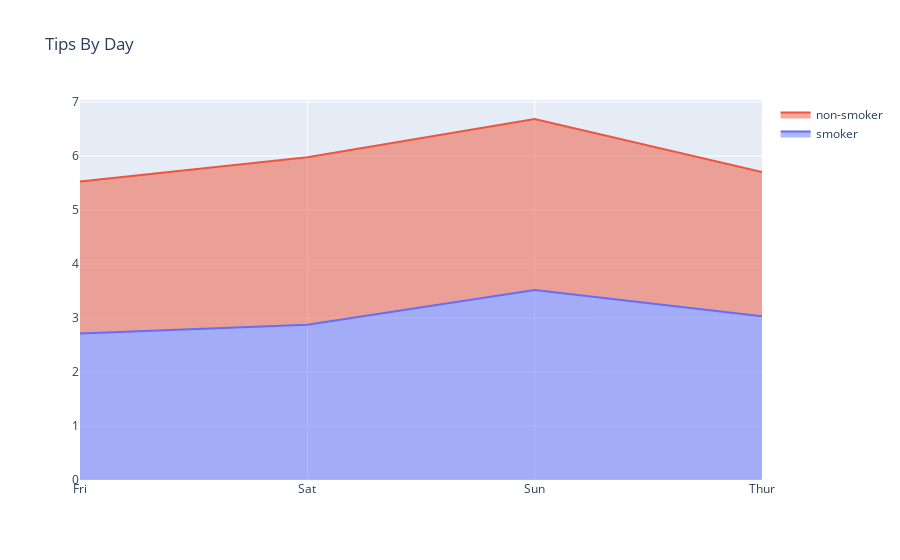

Notebook code cell kept with this figure:
### Markdown cell above
### 实例2 堆积折线图

### Code cell
fig = go.Figure()
fig.add_trace(go.Scatter(x=smoke.index, y=smoke['tip'], fill='tozeroy', name='smoker', stackgroup='smoking'))  # fill down to xaxis
fig.add_trace(go.Scatter(x=non_smoke.index, y=non_smoke['tip'], fill='tonexty', name='non-smoker', stackgroup='smoking'))  # fill to trace0 y
fig.update_layout(title='Tips By Day')
fig.show()

### Figure 1 — Plotly figure (JSON) as saved in the notebook; plotly's stock layout.template omitted (floating-point values rounded to 4 significant figures)
{"data": [{"fill": "tozeroy", "name": "smoker", "stackgroup": "smoking", "type": "scatter", "x": ["Fri", "Sat", "Sun", "Thur"], "y": [2.714, 2.875, 3.517, 3.03]}, {"fill": "tonexty", "name": "non-smoker", "stackgroup": "smoking", "type": "scatter", "x": ["Fri", "Sat", "Sun", "Thur"], "y": [2.812, 3.103, 3.168, 2.674]}], "layout": {"title": {"text": "Tips By Day"}}}
